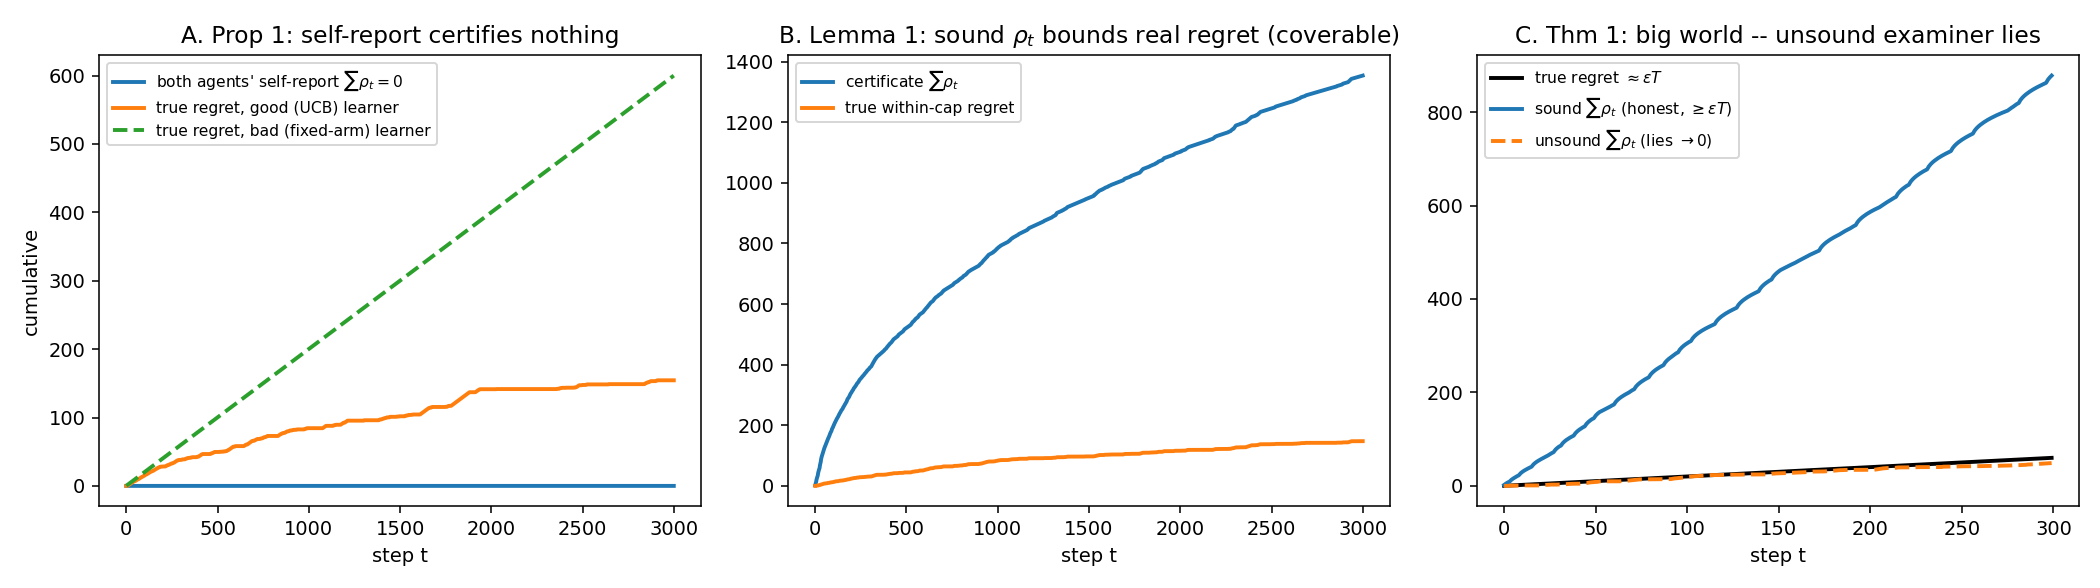

Generate this figure with Python:
"""
Examiner-regret bandit demo.
Three panels = the paper's three results:
  A: Proposition 1  -- self-report alone certifies nothing
  B: Lemma 1        -- soundness turns rho_t into a certificate (coverable world)
  C: Theorem 1      -- no free self-evaluation in a big world
Author: demo for the examiner-regret position paper.
"""
import numpy as np
import matplotlib.pyplot as plt

rng = np.random.default_rng(0)


# --- bandit world: one "special" arm pays 1/2 + eps, the rest pay 1/2 ---
def make_world(N, eps, special):
    mu = np.full(N, 0.5)
    mu[special] = 0.5 + eps
    return mu


def pull(mu, i):
    """Bernoulli reward from arm i."""
    return float(rng.random() < mu[i])


# --- learner (UCB or fixed) + examiner that reads V_hi / V_lo off the same counters ---
def run(N, T, eps, special, examiner="sound", policy="ucb", fixed_arm=1):
    mu = make_world(N, eps, special)
    n = np.zeros(N)          # pull counts
    s = np.zeros(N)          # reward sums
    mu_star = mu.max()       # best TRUE mean (used only to SCORE regret, never by the agent)

    rho, true_reg = [], []
    for t in range(1, T + 1):
        muhat = np.divide(s, n, out=np.full(N, 0.5), where=n > 0)
        c = np.sqrt(2 * np.log(t + 1) / np.maximum(n, 1))   # confidence width
        c[n == 0] = 1.0                                     # unpulled = max uncertainty

        # learner picks the action
        a = int(np.argmax(muhat + c)) if policy == "ucb" else fixed_arm

        # examiner's two numbers, both from the SAME counters
        if examiner == "sound":
            V_hi = float(np.max(muhat + c))                 # optimism over ALL arms (incl. unseen)
            V_lo = muhat[a] - c[a]                           # pessimistic floor on played arm
        elif examiner == "biased":                          # trusts "all arms share one mean"
            seen = n > 0
            V_hi = float(np.max(muhat[seen])) if seen.any() else 0.5  # NO optimism for unseen
            V_lo = muhat[a]                                  # NO pessimism: trusts its estimate
        elif examiner == "zero":
            V_hi = V_lo = 0.0                                # empty all-zero examiner (Prop 1)

        rho.append(max(V_hi - V_lo, 0.0))
        true_reg.append(mu_star - mu[a])                    # real per-step regret

        r = pull(mu, a)
        n[a] += 1
        s[a] += r
    return np.array(rho), np.array(true_reg)


fig, ax = plt.subplots(1, 3, figsize=(15, 4.2))

# ---- Panel A: Proposition 1 -- two agents, identical zero report, different truth ----
N, T, eps = 5, 3000, 0.2
rho_zero, treg_good = run(N, T, eps, special=0, examiner="zero", policy="ucb")    # good learner
_,        treg_bad  = run(N, T, eps, special=0, examiner="zero", policy="fixed")  # bad learner
ax[0].plot(np.cumsum(rho_zero),  label=r"both agents' self-report $\sum\rho_t=0$", lw=2)
ax[0].plot(np.cumsum(treg_good), label="true regret, good (UCB) learner", lw=2)
ax[0].plot(np.cumsum(treg_bad),  label="true regret, bad (fixed-arm) learner", lw=2, ls="--")
ax[0].set_title("A. Prop 1: self-report certifies nothing")
ax[0].set_xlabel("step t"); ax[0].set_ylabel("cumulative")
ax[0].legend(fontsize=8)

# ---- Panel B: Lemma 1 -- coverable world, rho_t upper-bounds true regret ----
N, T, eps = 5, 3000, 0.2
rho_s, treg_s = run(N, T, eps, special=0, examiner="sound")
ax[1].plot(np.cumsum(rho_s),  label=r"certificate $\sum\rho_t$", lw=2)
ax[1].plot(np.cumsum(treg_s), label="true within-cap regret", lw=2)
ax[1].set_title("B. Lemma 1: sound $\\rho_t$ bounds real regret (coverable)")
ax[1].set_xlabel("step t"); ax[1].legend(fontsize=8)

# ---- Panel C: Theorem 1 -- big world (T < N), special arm hides ----
N, T, eps = 400, 300, 0.2          # horizon < #arms => cannot cover
special = 399                       # special arm sits beyond the horizon's reach
rho_sound,  treg_c = run(N, T, eps, special=special, examiner="sound")
rho_biased, _      = run(N, T, eps, special=special, examiner="biased")
ax[2].plot(np.cumsum(treg_c),     label="true regret $\\approx \\epsilon T$", lw=2, color="k")
ax[2].plot(np.cumsum(rho_sound),  label=r"sound $\sum\rho_t$ (honest, $\geq\epsilon T$)", lw=2)
ax[2].plot(np.cumsum(rho_biased), label=r"unsound $\sum\rho_t$ (lies $\to 0$)", lw=2, ls="--")
ax[2].set_title("C. Thm 1: big world -- unsound examiner lies")
ax[2].set_xlabel("step t"); ax[2].legend(fontsize=8)

plt.tight_layout()
plt.savefig("examiner_bandit_demo.png", dpi=140)
plt.savefig("examiner_bandit_demo.pdf")

# numeric summary printed for the walk-through
print(f"A: zero-examiner final self-report = {np.cumsum(rho_zero)[-1]:.2f} "
      f"(claims perfect); good-learner true regret = {np.cumsum(treg_good)[-1]:.2f}")
print(f"B: certificate sum_rho = {np.cumsum(rho_s)[-1]:.1f}  >=  true regret = {np.cumsum(treg_s)[-1]:.1f}  "
      f"(bound holds: {np.cumsum(rho_s)[-1] >= np.cumsum(treg_s)[-1]})")
print(f"C: true regret = {np.cumsum(treg_c)[-1]:.1f} | sound rho = {np.cumsum(rho_sound)[-1]:.1f} "
      f"(tracks truth) | unsound rho = {np.cumsum(rho_biased)[-1]:.1f} (false 'done')")
